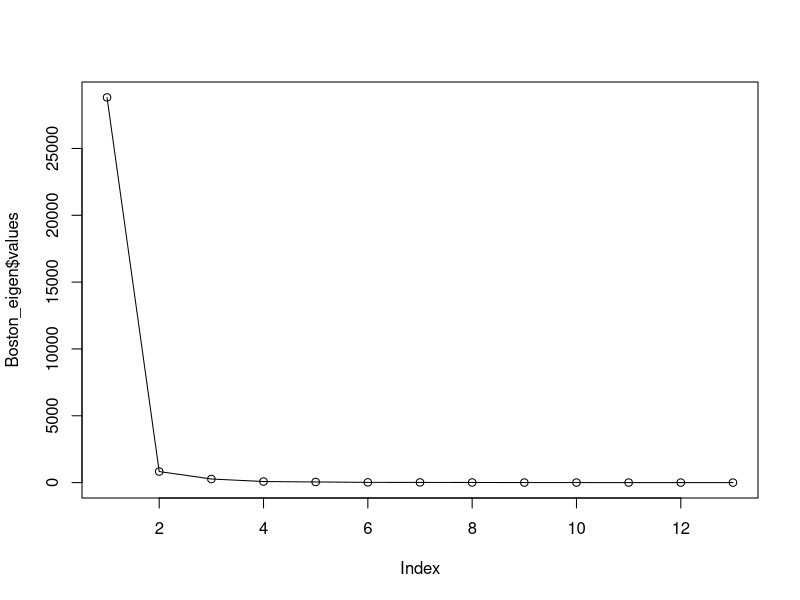

This chart was generated by the following R code:
library(MASS)
data(Boston)
Boston<-Boston[,-12]
Boston_original<-Boston

Boston$highcrim<-1*(Boston$indus>median(Boston$crim))
Boston$lowcrim<-1*(Boston$indus<=median(Boston$crim))

Boston$highzn<-1*(Boston$zn>median(Boston$zn))
Boston$lowzn<-1*(Boston$zn<=median(Boston$zn))

Boston$highindus<-1*(Boston$indus>median(Boston$indus))
Boston$lowindus<-1*(Boston$indus<=median(Boston$indus))

Boston$highchas<-(Boston$chas)
Boston$lowchas<-(1-Boston$chas)

Boston$highnox<-1*(Boston$nox>median(Boston$nox))
Boston$lownox<-1*(Boston$nox<=median(Boston$nox))

Boston$highrm<-1*(Boston$rm>median(Boston$rm))
Boston$lowrm<-1*(Boston$rm<=median(Boston$rm))

Boston$highage<-1*(Boston$age>median(Boston$age))
Boston$lowage<-1*(Boston$age<=median(Boston$age))

Boston$highdis<-1*(Boston$dis>median(Boston$dis))
Boston$lowdis<-1*(Boston$dis<=median(Boston$dis))

Boston$highrad<-1*(Boston$rad>median(Boston$rad))
Boston$lowrad<-1*(Boston$rad<=median(Boston$rad))

Boston$hightax<-1*(Boston$tax>median(Boston$tax))
Boston$lowtax<-1*(Boston$tax<=median(Boston$tax))

Boston$highptratio<-1*(Boston$ptratio>median(Boston$ptratio))
Boston$lowptratio<-1*(Boston$ptratio<=median(Boston$ptratio))

Boston$highlstat<-1*(Boston$lstat>median(Boston$lstat))
Boston$lowlstat<-1*(Boston$lstat<=median(Boston$lstat))

Boston$highmedv<-1*(Boston$medv>median(Boston$medv))
Boston$lowmedv<-1*(Boston$medv<=median(Boston$medv))

Bostondummy<-Boston[,14:ncol(Boston)]
Boston<-Boston_original

Boston_cov<-cov(Boston)
Boston_eigen<-eigen(Boston_cov)
print(Boston_eigen$vectors)

print(Boston_eigen$values)

plot(Boston_eigen$values,type='o')

neigen<-10
transformed<-t(t(as.matrix(Boston_eigen$vectors[,1:neigen])) %*% t(as.matrix(Boston)))

restored<- t(as.matrix(Boston_eigen$vectors[,1:neigen]) %*% t(as.matrix(transformed)))

print(head(restored-Boston))

support_thresh<-0.2
firstpass<-unname(which(colMeans(Bostondummy,na.rm=TRUE)>support_thresh))

secondcand<-t(combn(firstpass,2))
secondpass<-NULL
k<-1
while(k<=nrow(secondcand)){
  support<-mean(Bostondummy[,secondcand[k,1]]*Bostondummy[,secondcand[k,2]],na.rm=TRUE)
  if(support>support_thresh){
    secondpass<-rbind(secondpass,secondcand[k,])
  }
  k<-k+1
}


thirdpass<-NULL
k<-1
while(k<=nrow(secondpass)){
  j<-1
  while(j<=length(firstpass)){
    n<-1
    product<-1
    while(n<=ncol(secondpass)){
      product<-product*Bostondummy[,secondpass[k,n]]
      n<-n+1
    }
    if(!(firstpass[j] %in% secondpass[k,])){
      product<-product*Bostondummy[,firstpass[j]]
      support<-mean(product,na.rm=TRUE)
      if(support>support_thresh){
        thirdpass<-rbind(thirdpass,c(secondpass[k,],firstpass[j]))
      }
    }
    j<-j+1
  }
  k<-k+1
}


thirdpass_conf<-NULL
k<-1
while(k<=nrow(thirdpass)){
  
  support<-mean(Bostondummy[,thirdpass[k,1]]*Bostondummy[,thirdpass[k,2]]*Bostondummy[,thirdpass[k,3]],na.rm=TRUE)
  
  confidence<-mean(Bostondummy[,thirdpass[k,1]]*Bostondummy[,thirdpass[k,2]]*Bostondummy[,thirdpass[k,3]],na.rm=TRUE)/mean(Bostondummy[,thirdpass[k,1]]*Bostondummy[,thirdpass[k,2]],na.rm=TRUE)
  
  lift<-confidence/mean(Bostondummy[,thirdpass[k,3]],na.rm=TRUE)
  
  thirdpass_conf<-rbind(thirdpass_conf,unname(c(thirdpass[k,],support,confidence,lift)))
  k<-k+1
}
print(head(thirdpass_conf))
